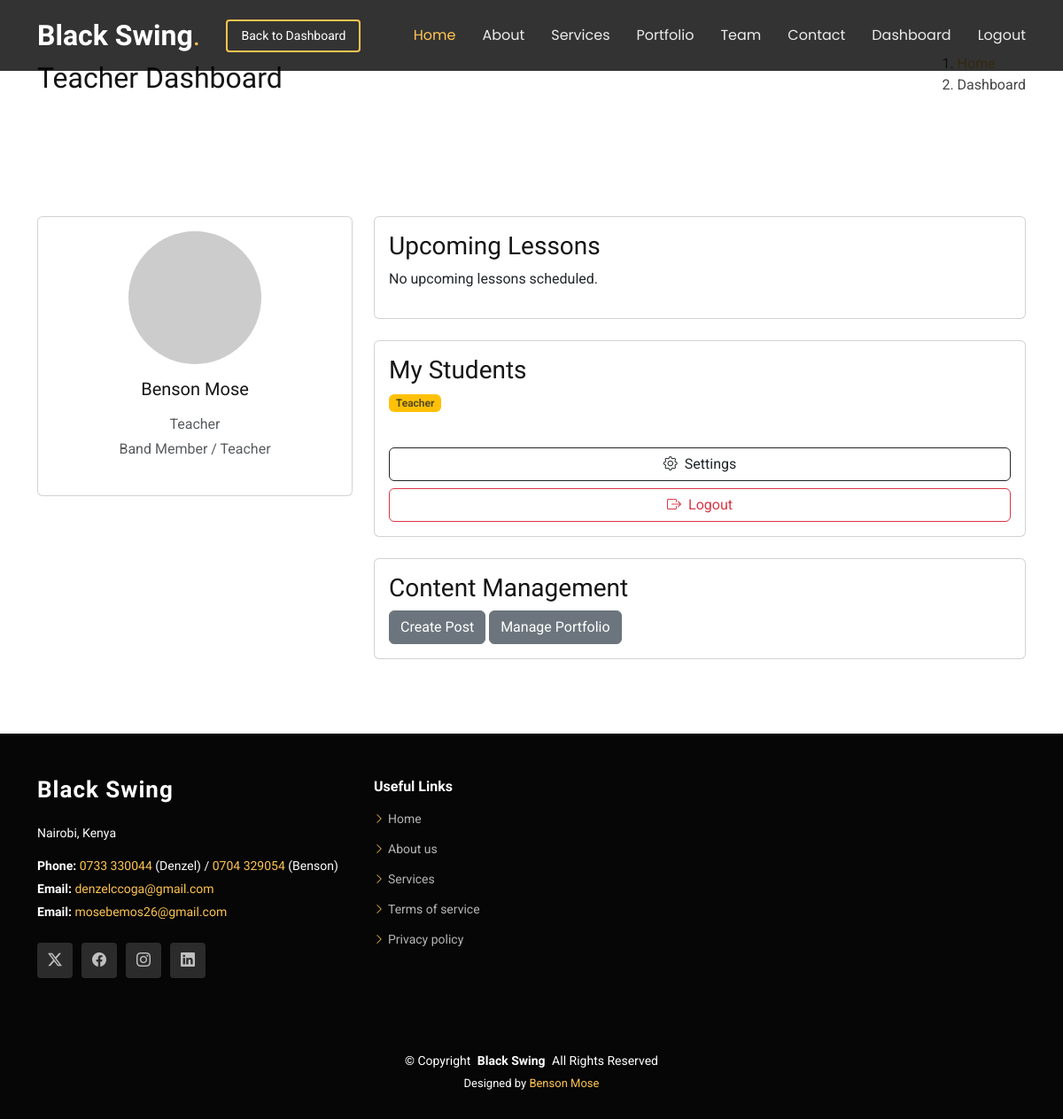
The app's page /dashboard/teacher/ (signed in) with its own data.
### accounts/models.py (models this page shows, shortened)
class CustomUser(AbstractUser):
    is_member = models.BooleanField(default=False)
    is_student = models.BooleanField(default=False)

class MemberProfile(models.Model):
    user = models.OneToOneField(CustomUser, on_delete=models.CASCADE, related_name='member_profile')
    role = models.CharField(max_length=100, help_text="e.g. Guitarist, Vocalist")
    bio = models.TextField(blank=True)
    image = models.ImageField(upload_to='team_images/', blank=True, null=True)
    is_approved = models.BooleanField(default=False, db_index=True)
    twitter_link = models.URLField(blank=True)
    facebook_link = models.URLField(blank=True)
    instagram_link = models.URLField(blank=True)
    linkedin_link = models.URLField(blank=True)

### dashboard/views.py (the view)
# urls.py: path('teacher/', views.teacher_dashboard, name='teacher_dashboard'),
@login_required
def teacher_dashboard(request):
    try:
        profile = request.user.member_profile
    except MemberProfile.DoesNotExist:
        return redirect('apply_teacher')
    if not request.user.is_member:
        return redirect('dashboard_redirect')
    bookings = profile.teacher_bookings.all().order_by('-date')
    return render(request, 'dashboard/teacher_dashboard.html', {'bookings': bookings, 'profile': profile})

### core/context_processors.py (called while the page is built)
def unread_messages_count(request):
    if request.user.is_authenticated and request.user.is_superuser:
        messages_count = ContactMessage.objects.filter(is_read=False).count()
        bookings_count = ServiceBooking.objects.filter(is_read=False).count()
        return {'unread_messages_count': messages_count + bookings_count}
    return {}

### templates/dashboard/teacher_dashboard.html (shortened to what this page needs)
{% extends 'base.html' %}
{% load static %}
{% block content %}
<section class="breadcrumbs">
    <div class="container">
        <div class="d-flex justify-content-between align-items-center">
            <h2>Teacher Dashboard</h2>
            <ol>
                <li><a href="{% url 'index' %}">Home</a></li>
                <li>Dashboard</li>
            </ol>
        </div>
    </div>
</section>
<section class="inner-page">
    <div class="container">
        <div class="row">
            <div class="col-lg-4">
                <div class="card mb-4">
                    <div class="card-body text-center">
                        {% if user.member_profile.image %}
                        <img src="{{ user.member_profile.image.url }}" alt="avatar" class="rounded-circle img-fluid"
                            style="width: 150px;">
                        {% else %}
                        <img src="https://via.placeholder.com/150" alt="avatar" class="rounded-circle img-fluid"
                            style="width: 150px;">
                        {% endif %}
                        <h5 class="my-3">{{ user.first_name }} {{ user.last_name }}</h5>
                        <p class="text-muted mb-1">{{ user.member_profile.role }}</p>
                        <p class="text-muted mb-4">Band Member / Teacher</p>
                    </div>
                </div>
            </div>
            <div class="col-lg-8">
                <div class="card mb-4">
                    <div class="card-body">
                        <h3>Upcoming Lessons</h3>
                        {% if bookings %}
                        <div class="table-responsive">
                            <table class="table table-hover">
                                <thead>
                                    <tr>
                                        <th>Date</th>
                                        <th>Time</th>
                                        <th>Student</th>
                                        <th>Lesson</th>
                                        <th>Status</th>
                                        <th>Actions</th>
                                    </tr>
                                </thead>
                                <tbody>
                                    {% for booking in bookings %}
                                    <tr>
                                        <td>{{ booking.date }}</td>
                                        <td>{{ booking.time }}</td>
                                        <td>{{ booking.student.first_name }} {{ booking.student.last_name }}</td>
                                        <td>{{ booking.get_lesson_type_display }}</td>
                                        <td>
                                            <span
                                                class="badge {% if booking.status == 'confirmed' %}bg-success{% elif booking.status == 'pending' %}bg-warning{% else %}bg-secondary{% endif %}">
                                                {{ booking.status|title }}
                                            </span>
                                        </td>
                                        <td>
                                            {% if booking.status == 'pending' %}
                                            <a href="{% url 'update_booking_status' booking.id 'confirmed' %}"
                                                class="btn btn-sm btn-success">Accept</a>
                                            <a href="{% url 'update_booking_status' booking.id 'cancelled' %}"
                                                class="btn btn-sm btn-danger">Reject</a>
                                            {% endif %}
                                        </td>
                                    </tr>
                                    {% endfor %}
                                </tbody>
                            </table>
                        </div>
                        {% else %}
                        <p>No upcoming lessons scheduled.</p>
                        {% endif %}
                    </div>
                </div>
                <div class="card mb-4">
                    <div class="card-body">
                        <h3>My Students</h3>
                        <p class="text-muted badge bg-warning text-dark">Teacher</p>
                        <div class="d-grid gap-2 mt-4">
                            <a href="{% url 'profile_settings' %}" class="btn btn-outline-dark"><i
                                    class="bi bi-gear me-2"></i>Settings</a>
                            <a href="{% url 'logout' %}" class="btn btn-outline-danger"><i
                                    class="bi bi-box-arrow-right me-2"></i>Logout</a>
                        </div>
                    </div>
                </div>
                <div class="card mb-4">
                    <div class="card-body">
                        <h3>Content Management</h3>
                        <a href="#" class="btn btn-secondary">Create Post</a>
                        <a href="#" class="btn btn-secondary">Manage Portfolio</a>
                    </div>
                </div>
            </div>
        </div>
    </div>
</section>
{% endblock %}

### static/css/main.css (style rules this page uses)
:root { --default-font: "Roboto", system-ui, -apple-system, "Segoe UI", Roboto, "Helvetica Neue", Arial, "Noto Sans", "Liberation Sans", sans-serif, "Apple Color Emoji", "Segoe UI Emoji", "Segoe UI Symbol", "Noto Color Emoji"; --heading-font: "Raleway", sans-serif; --nav-font: "Poppins", sans-serif; }
:root { --background-color: #ffffff; --default-color: #444444; --heading-color: #151515; --accent-color: #ffc451; --surface-color: #ffffff; --contrast-color: #312f2f; }
:root { --nav-color: rgba(255, 255, 255, 0.905); --nav-hover-color: #ffc451; --nav-mobile-background-color: #ffffff; --nav-dropdown-background-color: #ffffff; --nav-dropdown-color: #212529; --nav-dropdown-hover-color: #ffc451; }
:root { scroll-behavior: smooth; }
body { color: var(--default-color); background-color: var(--background-color); font-family: var(--default-font); }
a { color: var(--accent-color); text-decoration: none; transition: 0.3s; }
h1, h2, h3, h4, h5, h6 { color: var(--heading-color); font-family: var(--heading-font); }
section, .section { color: var(--default-color); background-color: var(--background-color); padding: 60px 0; scroll-margin-top: 80px; overflow: clip; }

### records on screen
CustomUser: first_name "Benson", last_name "Mose", member_profile.role "Teacher"
